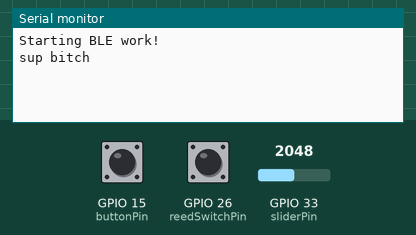
The program below on a simulated ESP32. On the bench: the last lines printed to the serial monitor. Inputs (shaded band) come from the test bench; at power-on: GPIO 33 (sliderPin) = 2048, GPIO 15 (buttonPin) HIGH, GPIO 26 (reedSwitchPin) HIGH. USB keyboard and mouse output is not drawn. At 10.5 s the program puts the board to deep sleep or switches it off; the recording ends there.

Above: at 3.2 s.
3.3 s: GPIO 33 (sliderPin) set to 2866
At 4.7 s:
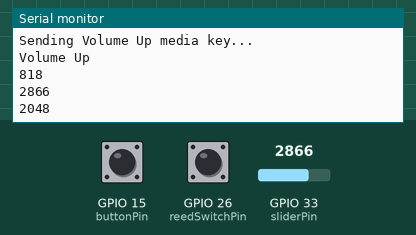
5.0 s: GPIO 15 (buttonPin) pulled LOW for 3.2 s
At 7.9 s:
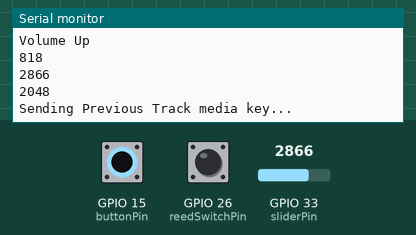

The program:

main.cpp
```cpp
#include <BleKeyboard.h>
#include <Arduino.h>
#include <OneButton.h>

BleKeyboard bleKeyboard;
#define buttonPin 15          // the number of the pushbutton pin
bool buttonState = false;     // variable to hold the button state
bool lastButtonState = false; // variable to hold the last button state
OneButton btn = OneButton(
    buttonPin, // Input pin for the button
    true,      // Button is active LOW
    true       // Enable internal pull-up resistor
);

#define sliderPin 33
int StartingVal = 0;
int EndingVal = 0;
int diff = 0;    // variable to hold the previous reading
int threshold = 1000;             // threshold value to decide when to trigger a swipe
unsigned long swipeStartTime = 0; // initialize swipe start time to 0
unsigned long swipeTimeout = 500; // set a timeout for swipe detection in milliseconds
bool SwipeInitiated = false;      // variable to hold the swipe state

#define reedSwitchPin 26

void PlayPause()
{
  Serial.println("Sending Play/Pause media key...");
  bleKeyboard.write(KEY_MEDIA_PLAY_PAUSE);
}

void NextTrack()
{
  Serial.println("Sending Next Track media key...");
  bleKeyboard.write(KEY_MEDIA_NEXT_TRACK);
}

void PreviousTrack()
{
  Serial.println("Sending Previous Track media key...");
  bleKeyboard.write(KEY_MEDIA_PREVIOUS_TRACK);
}

void VolumeUp()
{
  Serial.println("Sending Volume Up media key...");
  bleKeyboard.write(KEY_MEDIA_VOLUME_UP);
}

void VolumeDown()
{
  Serial.println("Sending Volume Down media key...");
  bleKeyboard.write(KEY_MEDIA_VOLUME_DOWN);
}

int GetSliderDiff()
{
  StartingVal = analogRead(sliderPin);
  delay(500);
  EndingVal = analogRead(sliderPin);
  diff = EndingVal - StartingVal;
  return diff;
}


void setup()
{
  delay(2000);
  Serial.begin(115200);
  Serial.println("Starting BLE work!");
  Serial.println("sup bitch");
  bleKeyboard.begin();
  btn.attachClick(PlayPause);
  btn.attachDoubleClick(NextTrack);
  btn.attachLongPressStart(PreviousTrack);
  pinMode(sliderPin, INPUT);
  pinMode(reedSwitchPin, INPUT_PULLUP);
  esp_sleep_enable_ext0_wakeup(GPIO_NUM_26, 1); //1 = High, 0 = Low
}

int previousValue = 0;

void loop()
{
  if (digitalRead(reedSwitchPin) == LOW)
  {
      Serial.println("i sleep ");
      esp_deep_sleep_start();                // if the button state has changed,
  }
  if (bleKeyboard.isConnected())
  { //stfu get start value and then wait a few seconds or like half a second and then get the end
    btn.tick();                                             // check the status of the button


    if (analogRead(sliderPin) > 0)
    {
      if (GetSliderDiff() > 500)
      {
        VolumeUp();
        Serial.println("Volume Up");
        Serial.println(diff);
        Serial.println(EndingVal);
        Serial.println(StartingVal);
        StartingVal = 0;
        EndingVal = 0;
      }
      else if (GetSliderDiff() < -500)
      {
        VolumeDown();
        Serial.println("Volume Down");
        Serial.println(diff);
        Serial.println(EndingVal);
        Serial.println(StartingVal);
        StartingVal = 0;
        EndingVal = 0;
      }
    }
  }
}
```

Measured:
- after the input at 3.3 s, the serial monitor: prints a new line after 0.20 s (image 1)
- after the input at 5.0 s, the serial monitor: prints a new line after 2.5 s (image 2)
